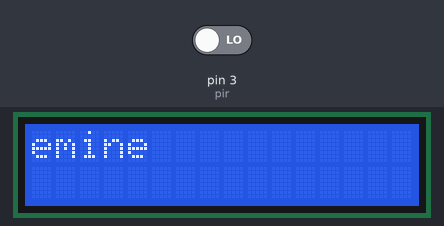
A sketch run on a simulated Arduino Uno, built with avr-gcc and run on an emulated ATmega328P. Parts: 16×2 character LCD. The inputs (shaded band) are chosen by the test bench; at power-on: pin 3 (pir) LOW.

Above: at 1.2 s.
1.3 s: pin 3 (pir) driven HIGH
At 3.0 s:
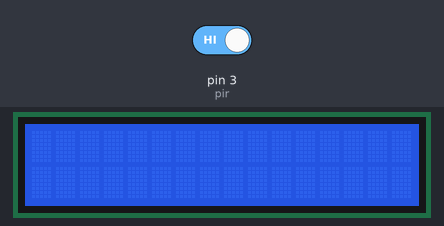
3.3 s: pin 3 (pir) driven LOW
At 4.6 s:
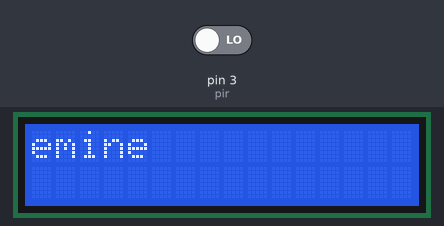
Timing chart, 0 to 6.3 s (numbered marks = the images above; inputs shaded):
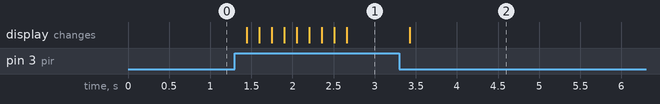

The sketch:

LCDEKRAN.ino
```cpp
#include <LiquidCrystal.h>
LiquidCrystal lcd(8,7,6,5,4,2);
int sutun=8,satir=0;
int pir=3;
void setup() {
lcd.begin(16,2);
Serial.begin(9600);
}

void loop() {
int pirdeger=digitalRead(pir);
if(pirdeger==HIGH)
{
 lcd.clear();
  lcd.setCursor(sutun,satir);
    sutun++;
  lcd.print("*");
   delay(150);
}
if(pirdeger==LOW)
{
   lcd.clear();
  lcd.setCursor(0,0);
  lcd.print("emine");
  delay(150);
}
}
```

Measured:
- after the input at 1.3 s, the display: first changes after 0.14 s (image 1 shows a later state)
- after the input at 3.3 s, the display: changes after 0.13 s (image 2)
